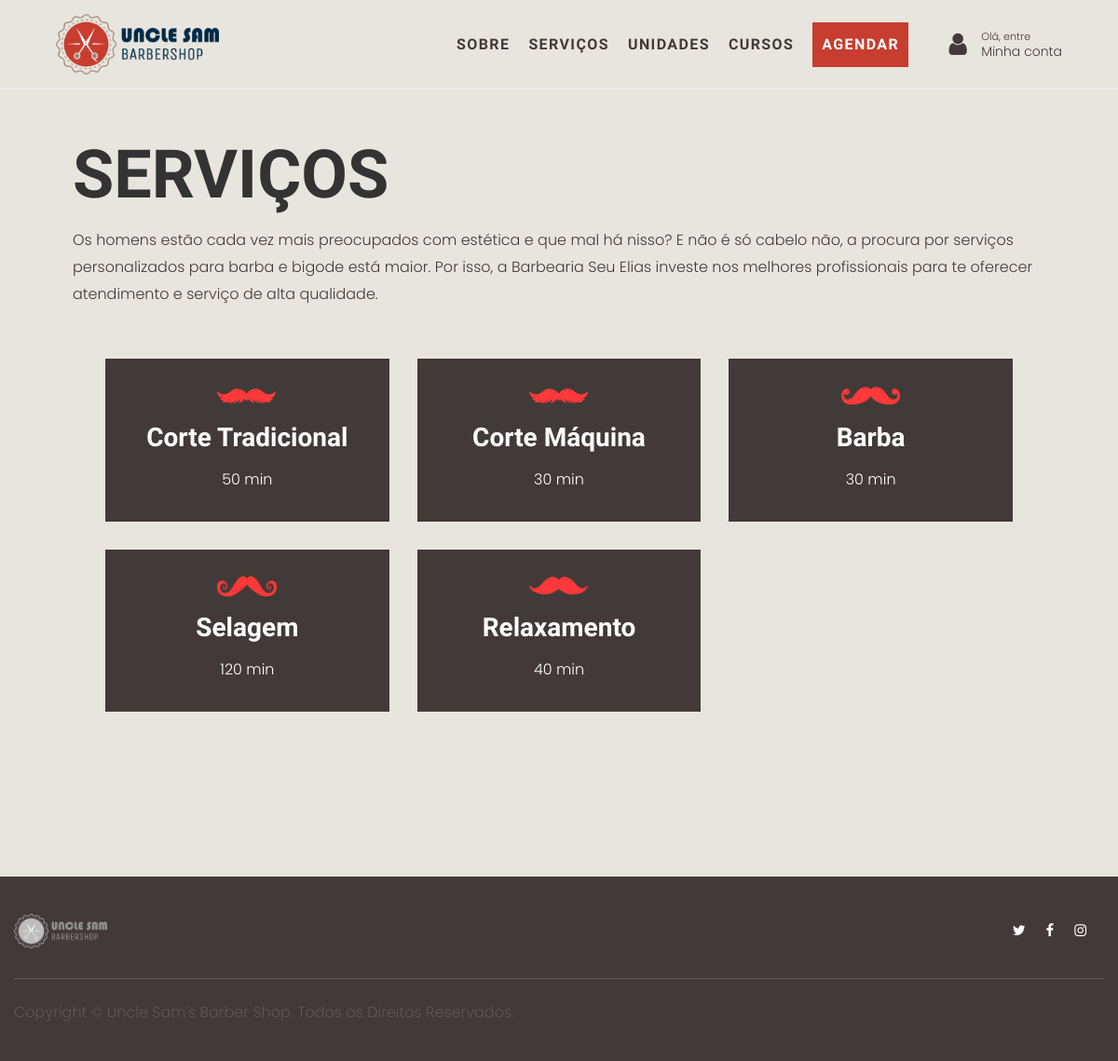
The app's page /index.php/servicos with its own data.
### tables this page shows
CREATE TABLE `servico` (
  `cod_servico` int(10) UNSIGNED NOT NULL,
  `nome` varchar(100) NOT NULL,
  `duracao` int(3) UNSIGNED NOT NULL,
  `imagem` varchar(30) NOT NULL
);

### application/core/MY_Loader.php (called while the page is built, shortened)
<?php
class MY_Loader extends CI_Loader {
  public function template($template_name, $vars = [], $return = FALSE)
  {
    $CI =& get_instance();
    $vars['classe'] = $CI->router->fetch_class();
    $this->view($template_name, $vars);
  }
}

### application/controllers/Servicos.php (called while the page is built, shortened)
<?php
class Servicos extends CI_Controller {
	public function index()
	{
		$this->load->model('servico_model');
		$dados['servicos'] = $this->servico_model->obter_todos();
		$this->load->template('servicos', $dados);
	}
}

### index.php (called while the page is built, shortened)
<?php
require_once BASEPATH.'core/CodeIgniter.php';

### application/models/Servico_model.php (called while the page is built, shortened)
<?php
class Servico_model extends CI_Model
{
  function obter_todos()
  {
    $query = $this->db->get('servico');
    return $query->result();
  }
}

### application/views/servicos.php (the view)
<section class="site-content-section">
  <div class="site-content-section-inner section-margin-bottom">
    <div class="servico-texto">
      <h1>Serviços</h1>
      <div>
        <p>Os homens estão cada vez mais preocupados com estética e que mal há nisso? E não é só cabelo não, a procura por serviços personalizados para barba e bigode está maior. Por isso, a Barbearia Seu Elias investe nos melhores profissionais para te oferecer atendimento e serviço de alta qualidade.</p>
      </div>
    </div>
    <div class="servico-lista">
      <?php foreach($servicos as $servico) : ?>
        <div class="servico-item">
          <div class="servico-item-inner">
            <div class="servico-imagem">
              <img width="64" height="17" src="<?php echo base_url(); ?>public/images/servicos/<?php echo $servico->imagem ?>" alt="">
            </div>
            <h3 class="servico-titulo"><?php echo $servico->nome ?></h3>
            <p class="servico-duracao"><?php echo $servico->duracao ?> min</p>
          </div>
        </div>
      <?php endforeach; ?>
    </div>
  </div>
</section>

### public/css/servicos.css (style rules this page uses)
.servico-lista { margin: 40px 20px; display: flex; flex-wrap: wrap; }
.servico-item { width: 33.333%; }
.servico-item-inner { background-color: #423a38; transition: background 0.3s, border 0.3s, border-radius 0.3s, box-shadow 0.3s; margin: 15px; padding: 25px 25px 30px; text-align: center; color: #ffffff; }
.servico-imagem { margin-bottom: 20px; }
.servico-titulo { color: #ffffff; font-size: 28px; font-weight: 600; line-height: .77; }
.servico-duracao { margin-bottom: 0; }

### public/css/base.css (style rules this page uses)
*, *:before, *:after { -webkit-box-sizing: border-box; -moz-box-sizing: border-box; box-sizing: border-box; }
:root { --page-title-display: block; }
html, body, div, span, applet, object, iframe, h1, h2, h3, h4, h5, h6, p, blockquote, pre, a, abbr, acronym, address, big, cite, code, del, dfn, em, img, ins, kbd, q, s, samp, small, strike, strong, sub, sup, tt, var, b, u, i, center, dl, dt, dd, ol, ul, li, fieldset, form, label, legend, table, caption, tbody, tfoot, thead, tr, th, td, article, aside, canvas, details, embed, figure, figcaption, footer, header, hgroup, menu, nav, output, ruby, section, summary, time, mark, audio, video { margin: 0; padding: 0; border: 0; outline: 0; font: inherit; font-size: inherit; font-family: inherit; font-style: inherit; font-weight: inherit; vertical-align: baseline; }
html { font-family: sans-serif; -ms-text-size-adjust: 100%; -webkit-text-size-adjust: 100%; -ms-overflow-x: hidden; overflow-x: hidden; overflow-y: scroll; -webkit-text-size-adjust: 100%; -ms-text-size-adjust: 100%; }
body { overflow: hidden; font-family: 'Poppins', sans-serif; font-weight: 300; font-size: 16px; line-height: 1.8; -webkit-font-smoothing: antialiased; -moz-osx-font-smoothing: grayscale; overflow-wrap: break-word; word-wrap: break-word; background-color: #e8e5df; margin: 0; color: #423a38; }
img { max-width: 100%; height: auto; border: 0; vertical-align: middle; }
article, aside, details, figcaption, figure, footer, header, hgroup, main, menu, nav, section, summary { display: block; }
h1, h2, h3, h4, h5, h6 { font-family: Khand; font-weight: 600; margin: 0 0 20px; color: #333; box-sizing: border-box; }
h1 { text-transform: uppercase; font-size: 72px; line-height: 1; }
p { margin-bottom: 12px; }

### public/css/content.css (style rules this page uses)
.site-content-section-inner { margin-right: 78px; margin-left: 78px; }
.section-margin-bottom { margin-bottom: 76px; }

### records on screen
servico: imagem (picture), nome "Corte Tradicional", duracao "50"
servico: imagem (picture), nome "Corte Máquina", duracao "30"
servico: imagem (picture), nome "Barba", duracao "30"
servico: imagem (picture), nome "Selagem", duracao "120"
servico: imagem (picture), nome "Relaxamento", duracao "40"
